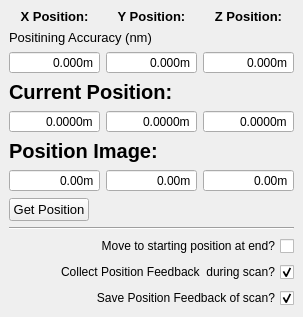
  <widget class="QDockWidget" name="position_feedback_dockWidget">
   <property name="sizePolicy">
    <sizepolicy hsizetype="Preferred" vsizetype="Fixed">
     <horstretch>0</horstretch>
     <verstretch>0</verstretch>
    </sizepolicy>
   </property>
   <property name="windowTitle">
    <string>Position Feedback</string>
   </property>
   <attribute name="dockWidgetArea">
    <number>2</number>
   </attribute>
   <widget class="QWidget" name="dockWidgetContents_10">
    <layout class="QGridLayout" name="gridLayout_4">
     <item row="12" column="0">
      <widget class="QPushButton" name="get_all_positions_pushButton">
       <property name="sizePolicy">
        <sizepolicy hsizetype="Fixed" vsizetype="Fixed">
         <horstretch>0</horstretch>
         <verstretch>0</verstretch>
        </sizepolicy>
       </property>
       <property name="font">
        <font>
         <pointsize>10</pointsize>
        </font>
       </property>
       <property name="text">
        <string>Get Position</string>
       </property>
      </widget>
     </item>
     <item row="11" column="1">
      <widget class="ScienDSpinBox" name="y_position_image_doubleSpinBox">
       <property name="sizePolicy">
        <sizepolicy hsizetype="Expanding" vsizetype="Fixed">
         <horstretch>0</horstretch>
         <verstretch>0</verstretch>
        </sizepolicy>
       </property>
       <property name="alignment">
        <set>Qt::AlignRight|Qt::AlignTrailing|Qt::AlignVCenter</set>
       </property>
       <property name="readOnly">
        <bool>true</bool>
       </property>
       <property name="buttonSymbols">
        <enum>QAbstractSpinBox::NoButtons</enum>
       </property>
       <property name="suffix">
        <string>m</string>
       </property>
      </widget>
     </item>
     <item row="9" column="0">
      <widget class="ScienDSpinBox" name="x_position_doubleSpinBox">
       <property name="sizePolicy">
        <sizepolicy hsizetype="Expanding" vsizetype="Fixed">
         <horstretch>0</horstretch>
         <verstretch>0</verstretch>
        </sizepolicy>
       </property>
       <property name="alignment">
        <set>Qt::AlignRight|Qt::AlignTrailing|Qt::AlignVCenter</set>
       </property>
       <property name="readOnly">
        <bool>true</bool>
       </property>
       <property name="buttonSymbols">
        <enum>QAbstractSpinBox::NoButtons</enum>
       </property>
       <property name="suffix">
        <string>m</string>
       </property>
       <property name="decimals">
        <number>4</number>
       </property>
       <property name="minimum">
        <double>-1.000000000000000</double>
       </property>
       <property name="maximum">
        <double>2000000.000000000000000</double>
       </property>
      </widget>
     </item>
     <item row="11" column="0">
      <widget class="ScienDSpinBox" name="x_position_image_doubleSpinBox">
       <property name="sizePolicy">
        <sizepolicy hsizetype="Expanding" vsizetype="Fixed">
         <horstretch>0</horstretch>
         <verstretch>0</verstretch>
        </sizepolicy>
       </property>
       <property name="alignment">
        <set>Qt::AlignRight|Qt::AlignTrailing|Qt::AlignVCenter</set>
       </property>
       <property name="readOnly">
        <bool>true</bool>
       </property>
       <property name="buttonSymbols">
        <enum>QAbstractSpinBox::NoButtons</enum>
       </property>
       <property name="suffix">
        <string>m</string>
       </property>
      </widget>
     </item>
     <item row="1" column="0">
      <widget class="QLabel" name="label_7">
       <property name="sizePolicy">
        <sizepolicy hsizetype="Preferred" vsizetype="Preferred">
         <horstretch>0</horstretch>
         <verstretch>0</verstretch>
        </sizepolicy>
       </property>
       <property name="font">
        <font>
         <pointsize>10</pointsize>
         <weight>75</weight>
         <bold>true</bold>
        </font>
       </property>
       <property name="text">
        <string>X Position:</string>
       </property>
       <property name="alignment">
        <set>Qt::AlignBottom|Qt::AlignHCenter</set>
       </property>
      </widget>
     </item>
     <item row="11" column="2">
      <widget class="ScienDSpinBox" name="z_position_image_doubleSpinBox">
       <property name="alignment">
        <set>Qt::AlignRight|Qt::AlignTrailing|Qt::AlignVCenter</set>
       </property>
       <property name="readOnly">
        <bool>true</bool>
       </property>
       <property name="buttonSymbols">
        <enum>QAbstractSpinBox::NoButtons</enum>
       </property>
       <property name="suffix">
        <string>m</string>
       </property>
      </widget>
     </item>
     <item row="18" column="0" colspan="3">
      <widget class="QCheckBox" name="save_pos_feedback_checkBox">
       <property name="sizePolicy">
        <sizepolicy hsizetype="Minimum" vsizetype="Fixed">
         <horstretch>0</horstretch>
         <verstretch>0</verstretch>
        </sizepolicy>
       </property>
       <property name="layoutDirection">
        <enum>Qt::RightToLeft</enum>
       </property>
       <property name="text">
        <string extracomment="This of course only works if the axes have position feedback">Save Position Feedback of scan?</string>
       </property>
       <property name="checked">
        <bool>true</bool>
       </property>
      </widget>
     </item>
     <item row="1" column="2">
      <widget class="QLabel" name="label_9">
       <property name="font">
        <font>
         <pointsize>10</pointsize>
         <weight>75</weight>
         <bold>true</bold>
        </font>
       </property>
       <property name="text">
        <string>Z Position:</string>
       </property>
       <property name="alignment">
        <set>Qt::AlignBottom|Qt::AlignHCenter</set>
       </property>
      </widget>
     </item>
     <item row="3" column="1">
      <widget class="ScienDSpinBox" name="y_accuracy_doubleSpinBox">
       <property name="sizePolicy">
        <sizepolicy hsizetype="Expanding" vsizetype="Fixed">
         <horstretch>0</horstretch>
         <verstretch>0</verstretch>
        </sizepolicy>
       </property>
       <property name="alignment">
        <set>Qt::AlignRight|Qt::AlignTrailing|Qt::AlignVCenter</set>
       </property>
       <property name="readOnly">
        <bool>true</bool>
       </property>
       <property name="buttonSymbols">
        <enum>QAbstractSpinBox::NoButtons</enum>
       </property>
       <property name="suffix">
        <string>m</string>
       </property>
       <property name="decimals">
        <number>3</number>
       </property>
       <property name="minimum">
        <double>-1.000000000000000</double>
       </property>
       <property name="maximum">
        <double>2000000.000000000000000</double>
       </property>
      </widget>
     </item>
     <item row="9" column="2">
      <widget class="ScienDSpinBox" name="z_position_doubleSpinBox">
       <property name="sizePolicy">
        <sizepolicy hsizetype="Expanding" vsizetype="Fixed">
         <horstretch>0</horstretch>
         <verstretch>0</verstretch>
        </sizepolicy>
       </property>
       <property name="alignment">
        <set>Qt::AlignRight|Qt::AlignTrailing|Qt::AlignVCenter</set>
       </property>
       <property name="readOnly">
        <bool>true</bool>
       </property>
       <property name="buttonSymbols">
        <enum>QAbstractSpinBox::NoButtons</enum>
       </property>
       <property name="suffix">
        <string>m</string>
       </property>
       <property name="decimals">
        <number>4</number>
       </property>
       <property name="minimum">
        <double>-1.000000000000000</double>
       </property>
       <property name="maximum">
        <double>2000000.000000000000000</double>
       </property>
      </widget>
     </item>
     <item row="1" column="1">
      <widget class="QLabel" name="label_8">
       <property name="font">
        <font>
         <pointsize>10</pointsize>
         <weight>75</weight>
         <bold>true</bold>
        </font>
       </property>
       <property name="text">
        <string>Y Position:</string>
       </property>
       <property name="alignment">
        <set>Qt::AlignBottom|Qt::AlignHCenter</set>
       </property>
      </widget>
     </item>
     <item row="9" column="1">
      <widget class="ScienDSpinBox" name="y_position_doubleSpinBox">
       <property name="sizePolicy">
        <sizepolicy hsizetype="Expanding" vsizetype="Fixed">
         <horstretch>0</horstretch>
         <verstretch>0</verstretch>
        </sizepolicy>
       </property>
       <property name="alignment">
        <set>Qt::AlignRight|Qt::AlignTrailing|Qt::AlignVCenter</set>
       </property>
       <property name="readOnly">
        <bool>true</bool>
       </property>
       <property name="buttonSymbols">
        <enum>QAbstractSpinBox::NoButtons</enum>
       </property>
       <property name="suffix">
        <string>m</string>
       </property>
       <property name="decimals">
        <number>4</number>
       </property>
       <property name="minimum">
        <double>-1.000000000000000</double>
       </property>
       <property name="maximum">
        <double>2000000.000000000000000</double>
       </property>
      </widget>
     </item>
     <item row="17" column="0" colspan="3">
      <widget class="QCheckBox" name="measure_pos_feedback_checkBox">
       <property name="layoutDirection">
        <enum>Qt::RightToLeft</enum>
       </property>
       <property name="text">
        <string extracomment="This of course only works if the axes have position feedback">Collect Position Feedback  during scan?</string>
       </property>
       <property name="checked">
        <bool>true</bool>
       </property>
      </widget>
     </item>
     <item row="3" column="2">
      <widget class="ScienDSpinBox" name="z_accuracy_doubleSpinBox">
       <property name="sizePolicy">
        <sizepolicy hsizetype="Expanding" vsizetype="Fixed">
         <horstretch>0</horstretch>
         <verstretch>0</verstretch>
        </sizepolicy>
       </property>
       <property name="alignment">
        <set>Qt::AlignRight|Qt::AlignTrailing|Qt::AlignVCenter</set>
       </property>
       <property name="readOnly">
        <bool>true</bool>
       </property>
       <property name="buttonSymbols">
        <enum>QAbstractSpinBox::NoButtons</enum>
       </property>
       <property name="suffix">
        <string>m</string>
       </property>
       <property name="decimals">
        <number>3</number>
       </property>
       <property name="minimum">
        <double>-1.000000000000000</double>
       </property>
       <property name="maximum">
        <double>2000000.000000000000000</double>
       </property>
      </widget>
     </item>
     <item row="16" column="0" colspan="3">
      <widget class="QCheckBox" name="start_position_bool_checkBox">
       <property name="layoutDirection">
        <enum>Qt::RightToLeft</enum>
       </property>
       <property name="text">
        <string extracomment="This of course only works if the axes have position feedback">Move to starting position at end?</string>
       </property>
      </widget>
     </item>
     <item row="3" column="0">
      <widget class="ScienDSpinBox" name="x_accuracy_doubleSpinBox">
       <property name="sizePolicy">
        <sizepolicy hsizetype="Expanding" vsizetype="Fixed">
         <horstretch>0</horstretch>
         <verstretch>0</verstretch>
        </sizepolicy>
       </property>
       <property name="layoutDirection">
        <enum>Qt::LeftToRight</enum>
       </property>
       <property name="alignment">
        <set>Qt::AlignRight|Qt::AlignTrailing|Qt::AlignVCenter</set>
       </property>
       <property name="readOnly">
        <bool>true</bool>
       </property>
       <property name="buttonSymbols">
        <enum>QAbstractSpinBox::NoButtons</enum>
       </property>
       <property name="suffix">
        <string>m</string>
       </property>
       <property name="decimals">
        <number>3</number>
       </property>
       <property name="minimum">
        <double>-1.000000000000000</double>
       </property>
       <property name="maximum">
        <double>2000000.000000000000000</double>
       </property>
      </widget>
     </item>
     <item row="15" column="0" colspan="3">
      <widget class="Line" name="line_8">
       <property name="orientation">
        <enum>Qt::Horizontal</enum>
       </property>
      </widget>
     </item>
     <item row="4" column="0" colspan="3">
      <widget class="QLabel" name="label">
       <property name="sizePolicy">
        <sizepolicy hsizetype="Preferred" vsizetype="Maximum">
         <horstretch>0</horstretch>
         <verstretch>0</verstretch>
        </sizepolicy>
       </property>
       <property name="font">
        <font>
         <pointsize>15</pointsize>
         <weight>75</weight>
         <bold>true</bold>
        </font>
       </property>
       <property name="text">
        <string>Current Position:</string>
       </property>
      </widget>
     </item>
     <item row="10" column="0" colspan="3">
      <widget class="QLabel" name="label_3">
       <property name="font">
        <font>
         <pointsize>15</pointsize>
         <weight>75</weight>
         <bold>true</bold>
        </font>
       </property>
       <property name="text">
        <string>Position Image:</string>
       </property>
      </widget>
     </item>
     <item row="2" column="0" colspan="3">
      <widget class="QLabel" name="label_4">
       <property name="sizePolicy">
        <sizepolicy hsizetype="Preferred" vsizetype="Maximum">
         <horstretch>0</horstretch>
         <verstretch>0</verstretch>
        </sizepolicy>
       </property>
       <property name="maximumSize">
        <size>
         <width>16777215</width>
         <height>100</height>
        </size>
       </property>
       <property name="font">
        <font>
         <pointsize>10</pointsize>
        </font>
       </property>
       <property name="text">
        <string>Positining Accuracy (nm)</string>
       </property>
       <property name="alignment">
        <set>Qt::AlignBottom|Qt::AlignLeading|Qt::AlignLeft</set>
       </property>
      </widget>
     </item>
    </layout>
   </widget>
  </widget>
